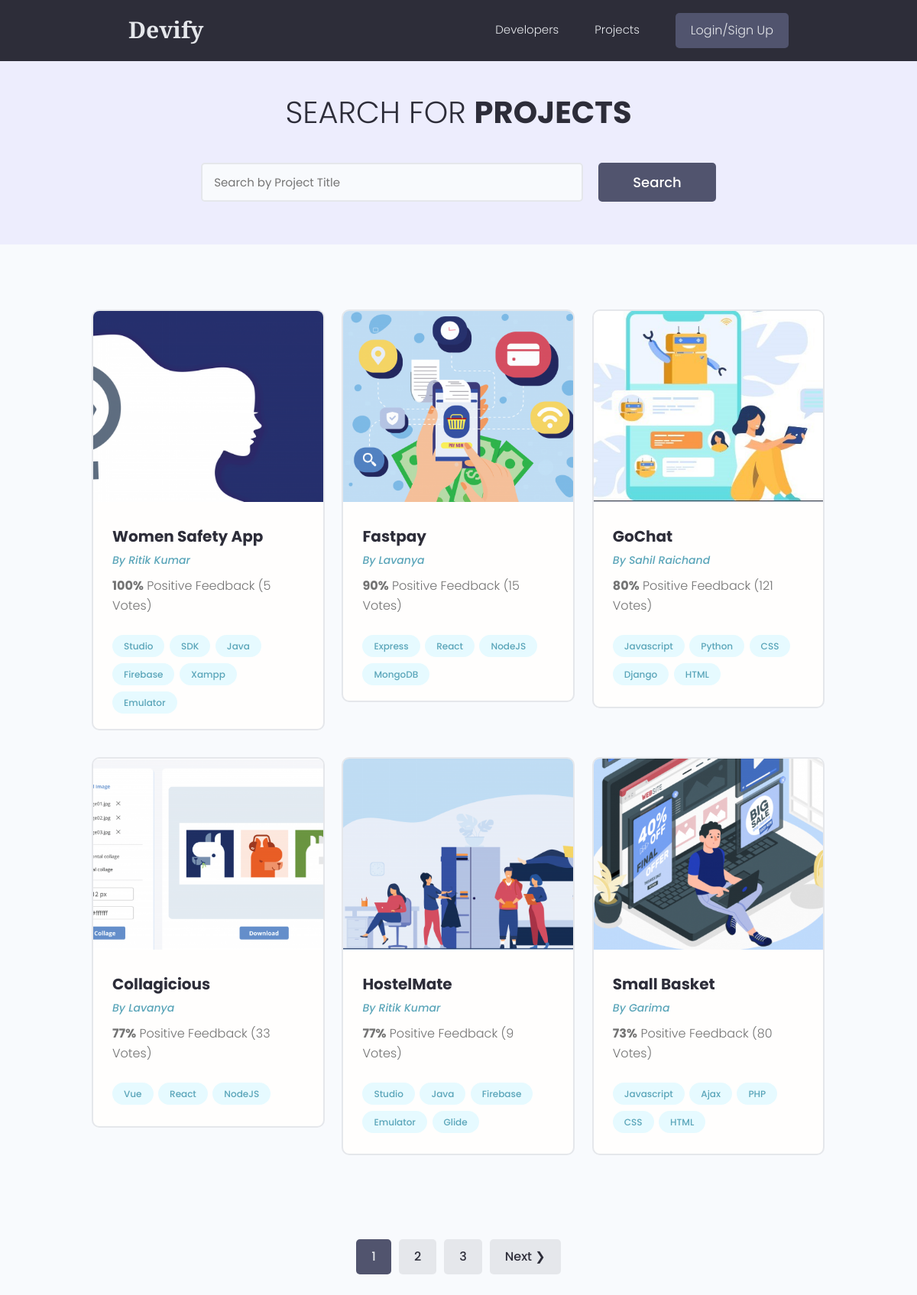
/projects/, run on the app's committed database.
### projects/models.py (models this page shows, shortened)
class Project(models.Model):
    owner = models.ForeignKey(Profile, null=True, blank=True,on_delete=models.CASCADE)
    title = models.CharField(max_length=200)
    description = models.TextField(null=True, blank=True)
    featured_image = models.ImageField(null=True, blank=True,default="default.jpg")
    demo_link = models.CharField(max_length=2000, null=True, blank=True)
    source_link = models.CharField(max_length=2000, null=True, blank=True)
    tags = models.ManyToManyField('Tag',blank=True)
    vote_total = models.IntegerField(default=0,null=True,blank=True)
    vote_ratio = models.IntegerField(default=0,null=True,blank=True)
    created = models.DateTimeField(auto_now_add=True)
    id = models.UUIDField(default=uuid.uuid4, unique=True , primary_key=True, editable=False)
    class Meta:
        ordering = ['-vote_ratio','-vote_total','title','-created']
    @property
    def imageURL(self):
        try:
            url = self.featured_image.url
        except:
            url = ''
        return url

class Tag(models.Model):
    name = models.CharField(max_length=200)
    created = models.DateTimeField(auto_now_add=True)
    id = models.UUIDField(default=uuid.uuid4, unique=True , primary_key=True, editable=False)
    def __str__(self):
        return self.name

### users/models.py (models this page shows, shortened)
class Profile(models.Model):
    user = models.OneToOneField(User, on_delete=models.CASCADE , null=True, blank=True)
    name = models.CharField(max_length=200, blank=True, null=True)
    email = models.EmailField(max_length=500,blank=True,null=True)
    username = models.CharField(max_length=200, blank=True, null=True)
    location = models.CharField(max_length=200, blank=True, null=True)
    short_intro = models.CharField(max_length=2000,blank=True,null=True)
    bio = models.TextField(blank=True, null=True)
    profile_image = models.ImageField(blank=True, null=True, upload_to = 'profiles/',default='profiles/user-default.png')
    social_github = models.CharField(max_length=200, blank=True, null=True)
    social_twitter = models.CharField(max_length=200, blank=True, null=True)
    social_linkedin = models.CharField(max_length=200, blank=True, null=True)
    social_youtube = models.CharField(max_length=200, blank=True, null=True)
    social_website = models.CharField(max_length=200, blank=True, null=True)
    created = models.DateTimeField(auto_now_add=True)
    id = models.UUIDField(default=uuid.uuid4, unique=True , primary_key=True, editable=False)
    class Meta:
        ordering = ['name','-created']

### projects/views.py (the view)
# urls.py: path('projects/', views.getProjects),
def projects(request):
    projects,search_query = searchProjects(request)
    custom_range, projects = paginateProjects(request, projects,6)
    context = {'projects':projects,'search_query':search_query,'custom_range':custom_range}
    return render(request,'projects/projects.html',context)

### projects/utils.py (called while the page is built)
def paginateProjects(request,projects,results):
    page = request.GET.get('page')
    paginator = Paginator(projects,results)
    try :
        projects = paginator.page(page)
    except PageNotAnInteger:
        page = 1
        projects = paginator.page(page)
    except EmptyPage:
        page = paginator.num_pages
        projects = paginator.page(page)
    leftIndex = (int(page)-4)
    if leftIndex < 1:
        leftIndex = 1
    rightIndex = (int(page)+5)
    if rightIndex > paginator.num_pages:
        rightIndex = paginator.num_pages + 1
    custom_range = range(leftIndex,rightIndex)
    return custom_range, projects

def searchProjects(request):
    search_query = ''
    if request.GET.get('search_query'):
        search_query = request.GET.get('search_query')
    tags = Tag.objects.filter(name__icontains= search_query)
    projects = Project.objects.distinct().filter(
        Q(title__icontains = search_query) |
        Q(description__icontains = search_query) |
        Q(owner__name__icontains = search_query) |
        Q(tags__in=tags)
    )
    return projects,search_query

### projects/templates/projects/projects.html (shortened to what this page needs)
{% extends 'main.html' %}
{% block content %}
<main class="projects">
  <section class="hero-section text-center">
    <div class="container container--narrow">
      <div class="hero-section__box">
        <h2>Search for <span>Projects</span></h2>
      </div>
      <div class="hero-section__search">
        <form id="searchForm" class="form" action="{% url 'projects' %}" method="get">
          <div class="form__field">
            <input class="input input--text" id="formInput#search" type="text" name="search_query"
              placeholder="Search by Project Title" value="{{search_query}}" />
          </div>
          <input class="btn btn--sub btn--lg" type="submit" value="Search" />
        </form>
      </div>
    </div>
  </section>
  <section class="projectsList">
    <div class="container">
      <div class="grid grid--three">
        {% for project in projects %}
        <div class="column">
          <div class="card project">
            <a href="{% url 'project' project.id %}" class="project">
              <img class="project__thumbnail" src="{{ project.imageURL }}" alt="project thumbnail" />
              <div class="card__body">
                <h3 class="project__title">{{project.title}}</h3>
                <p><a class="project__author" href="{% url 'user-profile' project.owner.id %}">By
                    {{project.owner.name}}</a></p>
                <p class="project--rating">
                  <span style="font-weight: bold;">{{project.vote_ratio}}%</span> Positive
                  Feedback ({{project.vote_total}} Vote{{project.vote_total|pluralize:"s"}})
                </p>
                <div class="project__tags">
                  {% for tag in project.tags.all %}
                  <span class="tag tag--pill tag--main">
                    <small>{{tag}}</small>
                  </span>
                  {% endfor %}
                </div>
              </div>
            </a>
          </div>
        </div>
        {% endfor %}
      </div>
    </div>
  </section>
  {% include 'pagination.html' with queryset=projects custom_range=custom_range %}
</main>
{% endblock content %}

### static/styles/app.css (style rules this page uses)
:root { --color-sub: #2d2d39; }
.btn--sub { background-color: var(--color-sub-light); }
.card { border: 2px solid var(--color-light); }
img { width: 100%; }
.hero-section { height: 40vh; display: flex; align-items: center; background-color: var(--color-sub); }
.hero-section__box { margin-bottom: 4rem; }
.hero-section__box > h2, .hero-section__box > h2 > span { font-size: 4rem; color: var(--color-light); line-height: 1.3; text-transform: uppercase; }
.hero-section__box > h2 { font-weight: 300; }
.hero-section__box > h2 > span { font-weight: 700; }
.hero-section__search > .form { display: flex; align-items: center; justify-content: center; gap: 2rem; }
.hero-section__search > .form input.input--text { width: 50rem; }
.project__author { font-size: 1.4rem; font-style: italic; }
.project--rating { margin-bottom: 1.6em; margin-top: .5em; }
.projects > .hero-section { background: var(--color-sub-lighter); height: 30vh; }
.projects .hero-section__box { margin-bottom: 2.5rem; }
.projects .hero-section__box > h2 { color: var(--color-sub); }
.projects .hero-section__box > h2 > span { font-weight: 700; color: var(--color-sub); }
.projectsList { margin-top: 8rem; }
.project__thumbnail { height: 25rem; object-fit: cover; object-position: top center; }
.project__title { font-size: 2rem; font-weight: 700; color: var(--color-sub); }

### static/uikit/styles/modules/_variables.css (style rules this page uses)
:root { --color-main: #5aa5b9; --color-main-light: #e6faff; --color-sub: #3f4156; --color-sub-light: #51546e; --color-sub-lighter: #ededfd; --color-text: #737373; --color-gray: #8b8b8b; --color-light: #e5e7eb; --color-light-gray: #767676; --color-bg: #f8fafd; --color-white: #fffefd; --color-white-light: #f3f3f3; --color-success: #359e64; --color-success-bg: #def8e8; --color-error: #fc4b0b; --color-error-bg: #fff2ee; --font-base: 'Poppins', arial, helvetica, 'Segoe UI', roboto, ubuntu, sans-serif; --font-monospace: 'Fira Code', 'Courier New', courier, monospace; --font-regular: 300; --font-medium: 500; --font-bold: 700; --generic-shadow: 1px 1px 5px #00000010; --generic-transition: all 0.3s ease-in-out; }

### static/uikit/styles/modules/_base.css (style rules this page uses)
* { margin: 0; padding: 0; box-sizing: border-box; text-rendering: optimizeLegibility; color: inherit; font-size: inherit; }
html { font-size: 50%; }
@media only screen and (min-width: 480px) { html { font-size: 56.25%; } }
@media only screen and (min-width: 1200px) { html { font-size: 62.5%; } }
body { line-height: 1.6; font-weight: 400; font-size: 1.5rem; color: var(--color-text); background-color: var(--color-bg); min-height: 100vh; }

### static/uikit/styles/modules/_typography.css (style rules this page uses)
* { font-family: var(--font-base); }
h2 { font-size: 3.6rem; font-weight: var(--font-bold); }
h3 { font-size: 3.2rem; font-weight: var(--font-medium); }
p, span, strong { font-size: 1.6rem; color: var(--color-text); font-weight: var(--font-regular); }
a { padding-bottom: 2px; text-decoration: none; display: inline-block; color: var(--color-main); font-weight: var(--font-medium); }

### static/uikit/styles/modules/_utilities.css (style rules this page uses)
.container { width: 92%; max-width: 165rem; margin: 0 auto; box-sizing: border-box; }
.container--narrow { width: 92%; max-width: 120rem; }
@media screen and (min-width: 1000px) { .container { width: 90%; } }
@media screen and (min-width: 1000px) { .container--narrow { width: 85%; } }
@media screen and (min-width: 1200px) { .container { width: 80%; } }
@media screen and (min-width: 1200px) { .container--narrow { width: 72%; } }
.text-center { text-align: center; }

### static/uikit/styles/modules/_button.css (style rules this page uses)
.btn { display: inline-block; position: relative; cursor: pointer; background-color: var(--color-light); font-weight: var(--font-medium); color: var(--color-sub); text-decoration: none; padding: 1rem 2rem; border-radius: 0.5rem; border: none; width: -webkit-fit-content; width: -moz-fit-content; width: fit-content; height: -webkit-fit-content; height: -moz-fit-content; height: fit-content; font-size: 1.6rem; outline-width: 0; outline-color: transparent; -webkit-backface-visibility: hidden; backface-visibility: hidden; transition: all 0.3s ease-in-out; }
.btn--sub { background-color: var(--color-sub); color: var(--color-white); }
.btn--lg { font-size: 1.8rem; padding: 1.2rem 4.5rem; }

### static/uikit/styles/modules/_card.css (style rules this page uses)
.card { border-radius: 1rem; background-color: var(--color-white); border: 1.5px solid var(--color-light); width: auto; height: auto; margin-top: 0.5rem; margin-bottom: 0.5rem; overflow: hidden; }
.card__body, .card__header { padding: 2rem 2.5rem; }

### data on the page
Project: imageURL (picture), title "Women Safety App", owner.name "Ritik Kumar", vote_ratio "100", vote_total "5"
Tag: name "Studio"
Tag: name "SDK"
Tag: name "Java"
Tag: name "Firebase"
Tag: name "Xampp"
Tag: name "Emulator"
Project: imageURL (picture), title "Fastpay", owner.name "Lavanya", vote_ratio "90", vote_total "15"
Tag: name "Express"
Tag: name "React"
Tag: name "NodeJS"
Tag: name "MongoDB"
Project: imageURL (picture), title "GoChat", owner.name "Sahil Raichand", vote_ratio "80", vote_total "121"
Tag: name "Javascript"
Tag: name "Python"
Tag: name "CSS"
Tag: name "Django"
Tag: name "HTML"
Project: imageURL (picture), title "Collagicious", owner.name "Lavanya", vote_ratio "77", vote_total "33"
Tag: name "Vue"
Project: imageURL (picture), title "HostelMate", owner.name "Ritik Kumar", vote_ratio "77", vote_total "9"
Tag: name "Glide"
Project: imageURL (picture), title "Small Basket", owner.name "Garima", vote_ratio "73", vote_total "80"
Tag: name "Ajax"
Tag: name "PHP"

### other printed values
{{ page }} "1"
{{ page }} "2" "3"
